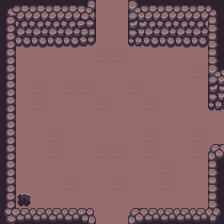

Below is a game level as drawn by its tile map, then a one-line description and the .tmx file that defines it, in full:
An orthogonal 14x14 tile map with 16x16 px tiles, 2 tile layers (Walk, NotWalk) and 12 objects (6x Transition, 3x Player, 2x Enemigo, GeneradorDeBombas).

<map version="1.10" tiledversion="1.10.2" orientation="orthogonal" renderorder="right-down" width="14" height="14" tilewidth="16" tileheight="16" infinite="0" nextlayerid="4" nextobjectid="31">
 <tileset firstgid="1" source="../../tileset/Tileset completo.tsx" />
 <layer id="1" name="Walk" width="14" height="14">
  <data encoding="csv">
103,103,103,103,103,103,103,103,103,103,103,103,103,103,
103,103,103,103,103,103,103,103,131,131,103,103,103,103,
103,103,103,103,131,103,103,103,103,103,103,131,103,103,
103,103,103,103,103,103,131,131,103,103,103,103,103,103,
103,103,103,103,103,103,103,103,103,103,103,103,131,103,
103,103,131,103,131,131,103,103,131,103,103,103,103,103,
103,103,131,103,103,103,131,103,103,131,103,103,103,103,
103,103,103,103,103,103,103,103,103,103,103,103,103,103,
103,103,103,131,103,103,103,103,103,131,103,103,131,103,
103,103,103,131,103,103,131,131,103,131,103,103,131,103,
103,103,103,103,103,103,103,103,103,103,131,103,103,103,
103,103,103,103,131,103,103,131,103,103,131,103,103,103,
103,103,103,103,103,103,103,103,103,103,103,103,103,103,
103,103,103,103,103,103,103,103,103,103,103,103,103,103
</data>
 </layer>
 <layer id="2" name="NotWalk" width="14" height="14">
  <data encoding="csv">
269,323,323,323,323,324,0,0,322,323,323,323,323,270,
296,351,351,351,351,352,0,0,350,351,351,351,351,294,
296,379,379,379,379,380,0,0,378,379,379,379,379,294,
296,0,0,0,0,0,0,0,0,0,0,0,0,294,
296,0,0,0,0,0,0,0,0,0,0,0,0,322,
296,0,0,0,0,0,0,0,0,0,0,0,0,350,
296,0,0,0,0,0,0,0,0,0,0,0,0,378,
296,0,0,0,0,0,0,0,0,0,0,0,0,0,
296,0,0,0,0,0,0,0,0,0,0,0,0,0,
296,0,0,0,0,0,0,0,0,0,0,0,0,266,
296,0,0,0,0,0,0,0,0,0,0,0,0,294,
296,0,0,0,0,0,0,0,0,0,0,0,0,294,
296,75,0,0,0,0,0,0,0,0,0,0,0,294,
297,267,267,267,267,268,0,0,266,267,267,267,267,298
</data>
 </layer>
 <objectgroup id="3" name="Obj">
  <object id="1" name="Red ant" type="Enemigo" x="73.5904" y="90.6355">
   <point />
  </object>
  <object id="11" name="Red ant" type="Enemigo" x="153.59" y="92.6355">
   <point />
  </object>
  <object id="3" name="GeneradorDeBombas" x="25.0904" y="201.136">
   <point />
  </object>
  <object id="8" name="FlonkS" type="Player" x="105.59" y="205.636">
   <point />
  </object>
  <object id="13" name="FlonkE" type="Player" x="202.59" y="140.636">
   <point />
  </object>
  <object id="16" name="FlonkN" type="Player" x="121.09" y="29.1355">
   <point />
  </object>
  <object id="12" name="TransitionS" type="Transition" x="121.59" y="221.136">
   <properties>
    <property name="nextMap" value="resources/maps/niveles/nivel01/mapaN1_06.tmx" />
   </properties>
   <point />
  </object>
  <object id="15" name="TransitionE" type="Transition" x="218.09" y="140.636">
   <properties>
    <property name="nextMap" value="resources/maps/niveles/nivel03/mapaN3_02.tmx" />
   </properties>
   <point />
  </object>
  <object id="17" name="TransitionE" type="Transition" x="217.09" y="124.136">
   <properties>
    <property name="nextMap" value="resources/maps/niveles/nivel03/mapaN3_02.tmx" />
   </properties>
   <point />
  </object>
  <object id="18" name="TransitionN" type="Transition" x="104.09" y="12.1355">
   <properties>
    <property name="nextMap" value="resources/maps/niveles/nivel03/mapaN3_04-2.tmx" />
   </properties>
   <point />
  </object>
  <object id="14" name="TransitionS" type="Transition" x="105.09" y="221.636">
   <properties>
    <property name="nextMap" value="resources/maps/niveles/nivel01/mapaN1_06.tmx" />
   </properties>
   <point />
  </object>
  <object id="30" name="TransitionN" type="Transition" x="119.939" y="11.4487">
   <properties>
    <property name="nextMap" value="resources/maps/niveles/nivel03/mapaN3_04-2.tmx" />
   </properties>
   <point />
  </object>
 </objectgroup>
</map>
